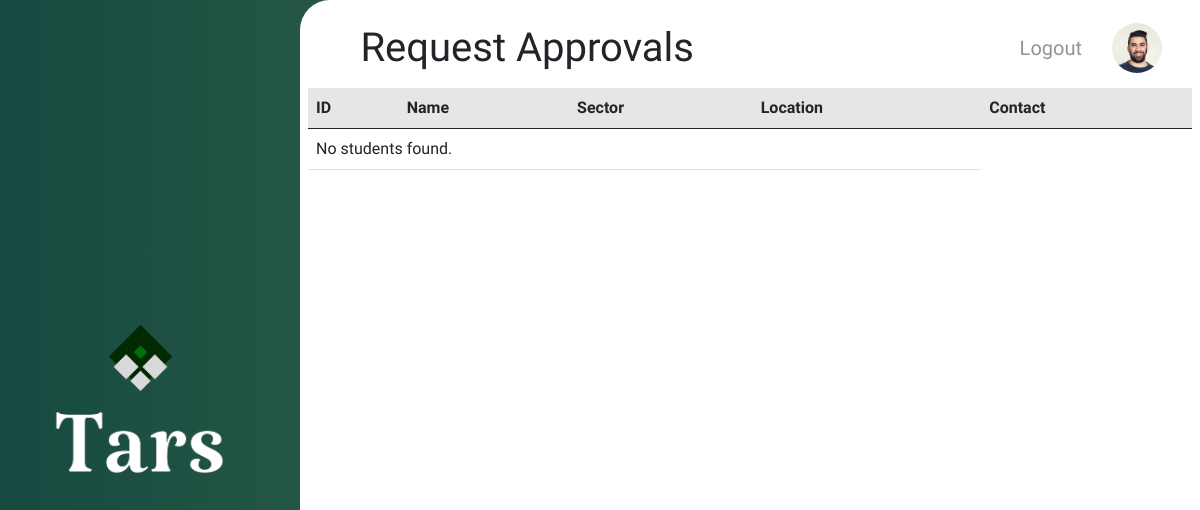
The app's page /admin/admin_company_req_list.php, older data.
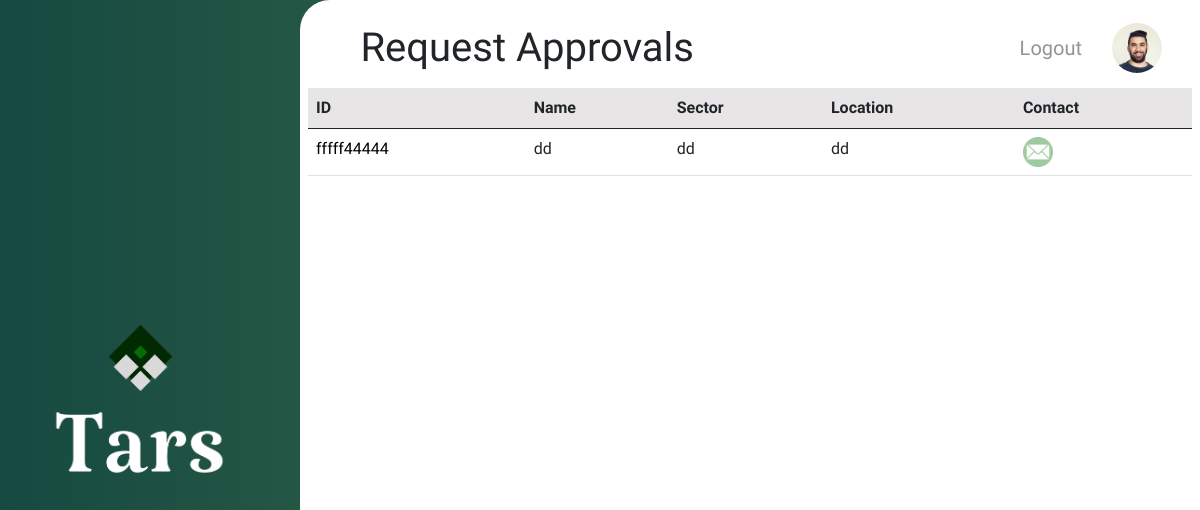
The same page, newer data.
### tables this page shows
CREATE TABLE `company_info_temp` (
  `id` int(255) NOT NULL,
  `email` varchar(255) NOT NULL,
  `password` varchar(255) NOT NULL,
  `name` varchar(255) NOT NULL,
  `type` varchar(255) NOT NULL,
  `location` varchar(255) NOT NULL,
  `com_email` varchar(255) NOT NULL,
  `about` varchar(255) NOT NULL,
  `linkedin` varchar(255) NOT NULL,
  `twitter` varchar(255) NOT NULL
);

### admin/admin_company_req_list.php (the view, shortened to what this page needs)
<!DOCTYPE html>
<html lang="en">
<head>
    <link rel="stylesheet" href="../lib/style/admin_stu.css" />
    <link href="https://cdn.jsdelivr.net/npm/bootstrap@5.0.2/dist/css/bootstrap.min.css" rel="stylesheet"
>
</head>
<body>
    <div>
        <div class="left-box">
            <a href="./admin_dashboard.php">
                <img src="../images/logo01.png" alt="">
            </a>
        </div>
        <div class="main p-2">
            <div class="topbar">
                <div class="title">
                    Request Approvals
                </div>
                <div class="logout">
                    <a class="none" href="#">Logout</a>
                </div>
                <div class="user">
                    <img src="../images/profile_photos/customer02.jpg" alt="" />
                </div>
            </div>
            <div>
                <table class="table">
                    <thead>
                        <tr class="head my-3">
                            <th>ID</th>
                            <th>Name</th>
                            <th>Sector</th>
                            <th>Location</th>
                            <th>Contact</th>
                        </tr>
                    </thead>
                    <tbody>
                        <?php
                        $DATABASE_HOST = 'localhost';
                        $DATABASE_USER = 'root';
                        $DATABASE_PASS = '';
                        $DATABASE_NAME = 'tars_db';
                        $con = mysqli_connect($DATABASE_HOST, $DATABASE_USER, $DATABASE_PASS, $DATABASE_NAME);
                        $sql = "SELECT * FROM company_info_temp";
                        $result = mysqli_query($con, $sql);
                        if ($result && mysqli_num_rows($result) > 0) {
                            while ($row = mysqli_fetch_assoc($result)) {
                                echo "<tr>";
                                echo "<td> <a class='none' style='color: black;' href='admin_req_company_details.php?email=" . $row['email'] . "'>" . $row['email'] . "</a></td>";
                                echo "<td>" . $row['name'] . "</td>";
                                echo "<td>" . $row['type'] . "</td>";
                                echo "<td>" . $row['location']. "</td>";
                                echo "<td><a href='mailto:" . $row['com_email'] . "' class='none'><img src='../images/email icon.png' alt='' class='contact-icon'></a></td>";
                                echo "</tr>";
                            }
                        } else {
                            echo "<tr><td colspan='4'>No students found.</td></tr>";
                        }
                        ?>
                    </tbody>
                </table>
            </div>
        </div>
    </div>
</body>
</html>

Row changes from the older to the newer data that the page shows:
added company_info_temp: email "fffff44444", name "dd", type "dd", location "dd"
Text that changed along with them:
text no longer shown: "No students found."
